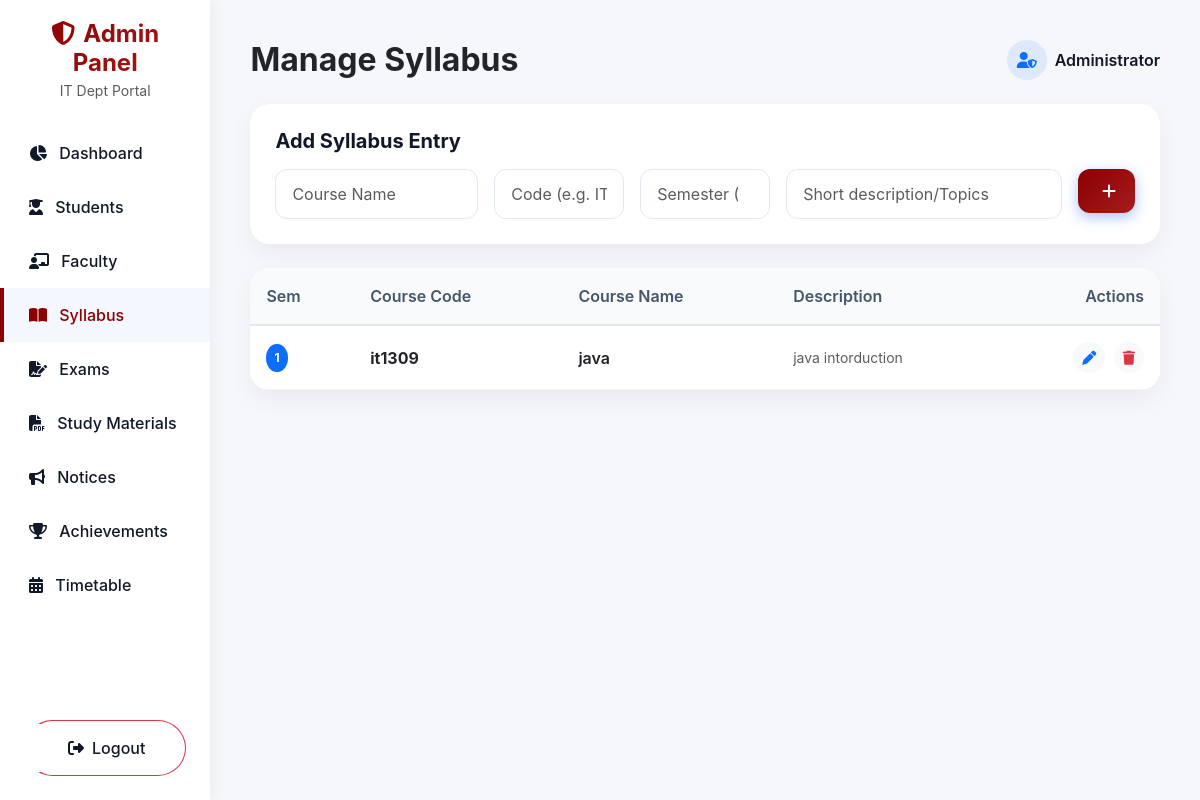
Page /admin/syllabus/ (signed in) on the committed database.
### models.py (models this page shows)
class Syllabus(SQLModel, table=True):
    id: Optional[int] = Field(default=None, primary_key=True)
    course_name: str
    course_code: str
    semester: int
    description: str

### routers/syllabus_router.py (the view)
@router.get("/")
def list_syllabus(request: Request, db: Session = Depends(get_session), admin=Depends(check_admin)):
    syllabi = db.exec(select(Syllabus)).all()
    return templates.TemplateResponse("admin/syllabus_list.html", {"request": request, "syllabi": syllabi})

### templates/admin/syllabus_list.html
{% extends "admin/admin_base.html" %}
{% block header %}Manage Syllabus{% endblock %}
{% block content %}
<div class="glass-card p-4 mb-4">
    <h5 class="fw-bold mb-3">Add Syllabus Entry</h5>
    <form action="/admin/syllabus/add" method="post" class="row g-3">
        <div class="col-md-3">
            <input type="text" name="course_name" class="form-control" placeholder="Course Name" required>
        </div>
        <div class="col-md-2">
            <input type="text" name="course_code" class="form-control" placeholder="Code (e.g. IT301)" required>
        </div>
        <div class="col-md-2">
            <input type="number" name="semester" class="form-control" placeholder="Semester (1-8)" required min="1" max="8">
        </div>
        <div class="col-md-4">
            <input type="text" name="description" class="form-control" placeholder="Short description/Topics" required>
        </div>
        <div class="col-md-1">
            <button type="submit" class="btn btn-gradient w-100"><i class="fa-solid fa-plus"></i></button>
        </div>
    </form>
</div>
<div class="table-responsive table-glass">
    <table class="table table-hover mb-0">
        <thead>
            <tr>
                <th>Sem</th>
                <th>Course Code</th>
                <th>Course Name</th>
                <th>Description</th>
                <th class="text-end">Actions</th>
            </tr>
        </thead>
        <tbody>
            {% for s in syllabi %}
            <tr>
                <td><span class="badge bg-primary rounded-circle p-2">{{ s.semester }}</span></td>
                <td class="fw-bold">{{ s.course_code }}</td>
                <td class="fw-semibold text-dark">{{ s.course_name }}</td>
                <td class="text-muted small">{{ s.description }}</td>
                <td class="text-end">
                    <a href="/admin/syllabus/edit/{{ s.id }}" class="btn btn-sm btn-light text-primary me-1 rounded-circle" title="Edit"><i class="fa-solid fa-pen"></i></a>
                    <a href="/admin/syllabus/delete/{{ s.id }}" class="btn btn-sm btn-light text-danger rounded-circle" title="Delete" onclick="return confirm('Remove?')"><i class="fa-solid fa-trash"></i></a>
                </td>
            </tr>
            {% else %}
            <tr><td colspan="5" class="text-center py-4 text-muted">No syllabus entries found.</td></tr>
            {% endfor %}
        </tbody>
    </table>
</div>
{% endblock %}

### static/css/style.css (style rules this page uses)
:root { --bg-color: #F5F7FA; --primary-blue: #8B0000; --dark-header: #0F172A; --grad-start: #8B0000; --grad-end: #A61B1B; --text-main: #111827; --card-bg: #FFFFFF; --shadow-soft: 0 10px 25px rgba(0, 0, 0, 0.05); --shadow-hover: 0 20px 40px rgba(0, 0, 0, 0.1); --radius-card: 20px; --radius-btn: 12px; }
body { font-family: -apple-system, BlinkMacSystemFont, "Segoe UI", Roboto, Helvetica, Arial, sans-serif, "Apple Color Emoji", "Segoe UI Emoji", "Segoe UI Symbol"; background-color: var(--bg-color); color: var(--text-main); -webkit-font-smoothing: antialiased; min-height: 100vh; margin: 0; padding: 0; }
.glass-card { background: var(--card-bg); border-radius: var(--radius-card); box-shadow: var(--shadow-soft); border: 1px solid rgba(255, 255, 255, 0.5); transition: transform 0.3s cubic-bezier(0.4, 0, 0.2, 1), box-shadow 0.3s ease; overflow: hidden; }
.btn-gradient { background: linear-gradient(135deg, var(--grad-start), var(--grad-end)); color: #fff; border: none; border-radius: var(--radius-btn); padding: 10px 24px; font-weight: 600; transition: all 0.3s ease; box-shadow: 0 4px 14px rgba(37, 99, 235, 0.4); }
.form-control { border-radius: 12px; padding: 12px 16px; border: 1px solid #e2e8f0; transition: border-color 0.2s, box-shadow 0.2s; }
.table-glass { background: var(--card-bg); border-radius: var(--radius-card); overflow: hidden; box-shadow: var(--shadow-soft); }
.table-glass th { background: #f8fafc; color: #475569; font-weight: 600; border-bottom: 2px solid #e2e8f0; padding: 16px; }
.table-glass td { padding: 16px; vertical-align: middle; border-bottom: 1px solid #f1f5f9; }

### rows in the picture
Syllabus: semester "1", course_code "it1309", course_name "java", description "java intorduction"
